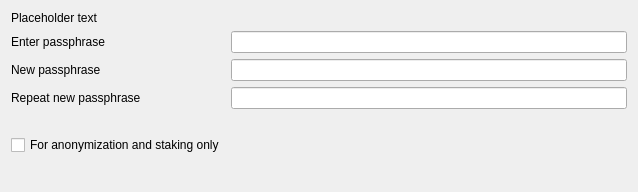
<?xml version="1.0" encoding="UTF-8"?>
<ui version="4.0">
 <class>AskPassphraseDialog</class>
 <widget class="QDialog" name="AskPassphraseDialog">
  <property name="geometry">
   <rect>
    <x>0</x>
    <y>0</y>
    <width>638</width>
    <height>136</height>
   </rect>
  </property>
  <property name="sizePolicy">
   <sizepolicy hsizetype="Preferred" vsizetype="Minimum">
    <horstretch>0</horstretch>
    <verstretch>0</verstretch>
   </sizepolicy>
  </property>
  <property name="minimumSize">
   <size>
    <width>550</width>
    <height>0</height>
   </size>
  </property>
  <property name="windowTitle">
   <string>Passphrase Dialog</string>
  </property>
  <layout class="QVBoxLayout" name="verticalLayout">
   <property name="sizeConstraint">
    <enum>QLayout::SetMinimumSize</enum>
   </property>
   <item>
    <widget class="QLabel" name="warningLabel">
     <property name="text">
      <string notr="true">Placeholder text</string>
     </property>
     <property name="textFormat">
      <enum>Qt::RichText</enum>
     </property>
     <property name="wordWrap">
      <bool>true</bool>
     </property>
    </widget>
   </item>
   <item>
    <layout class="QFormLayout" name="formLayout">
     <property name="sizeConstraint">
      <enum>QLayout::SetMinimumSize</enum>
     </property>
     <property name="fieldGrowthPolicy">
      <enum>QFormLayout::AllNonFixedFieldsGrow</enum>
     </property>
     <item row="0" column="0">
      <widget class="QLabel" name="passLabel1">
       <property name="text">
        <string>Enter passphrase</string>
       </property>
      </widget>
     </item>
     <item row="0" column="1">
      <widget class="QLineEdit" name="passEdit1">
       <property name="echoMode">
        <enum>QLineEdit::Password</enum>
       </property>
      </widget>
     </item>
     <item row="1" column="0">
      <widget class="QLabel" name="passLabel2">
       <property name="text">
        <string>New passphrase</string>
       </property>
      </widget>
     </item>
     <item row="1" column="1">
      <widget class="QLineEdit" name="passEdit2">
       <property name="echoMode">
        <enum>QLineEdit::Password</enum>
       </property>
      </widget>
     </item>
     <item row="2" column="0">
      <widget class="QLabel" name="passLabel3">
       <property name="text">
        <string>Repeat new passphrase</string>
       </property>
      </widget>
     </item>
     <item row="2" column="1">
      <widget class="QLineEdit" name="passEdit3">
       <property name="echoMode">
        <enum>QLineEdit::Password</enum>
       </property>
      </widget>
     </item>
     <item row="3" column="1">
      <widget class="QLabel" name="capsLabel">
       <property name="font">
        <font>
         <weight>75</weight>
         <bold>true</bold>
        </font>
       </property>
       <property name="text">
        <string/>
       </property>
       <property name="alignment">
        <set>Qt::AlignCenter</set>
       </property>
      </widget>
     </item>
     <item row="4" column="0">
      <widget class="QCheckBox" name="anonymizationCheckBox">
       <property name="enabled">
        <bool>true</bool>
       </property>
       <property name="visible">
        <bool>false</bool>
       </property>
       <property name="toolTip">
        <string>Serves to disable the trivial sendmoney when OS account compromised. Provides no real security.</string>
       </property>
       <property name="text">
        <string>For anonymization and staking only</string>
       </property>
      </widget>
     </item>
    </layout>
   </item>
   <item>
    <layout class="QHBoxLayout" name="horizontalLayout">
     <item>
      <spacer name="horizontalSpacer">
       <property name="orientation">
        <enum>Qt::Horizontal</enum>
       </property>
       <property name="sizeHint" stdset="0">
        <size>
         <width>40</width>
         <height>20</height>
        </size>
       </property>
      </spacer>
     </item>
     <item>
      <widget class="QtMaterialFlatButton" name="acceptButton" native="true">
	  <property name="text" stdset="0">
             <string>OK</string>
            </property>
      <property name="autoDefault" stdset="0">
             <bool>false</bool>
      </property>
		</widget>	
     </item>
     <item>
      <widget class="QtMaterialFlatButton" name="cancelButton" native="true">
	  <property name="text" stdset="0">
             <string>Cancel</string>
            </property>
      <property name="autoDefault" stdset="0">
             <bool>false</bool>
      </property>
		</widget>
     </item>
    </layout>
   </item>
  </layout>
 </widget>
 <customwidgets>
  <customwidget>
   <class>QtMaterialFlatButton</class>
   <extends>QWidget</extends>
   <header>qtmaterialflatbutton.h</header>
  </customwidget>
 </customwidgets>
 <resources/>
 <connections/>
</ui>
